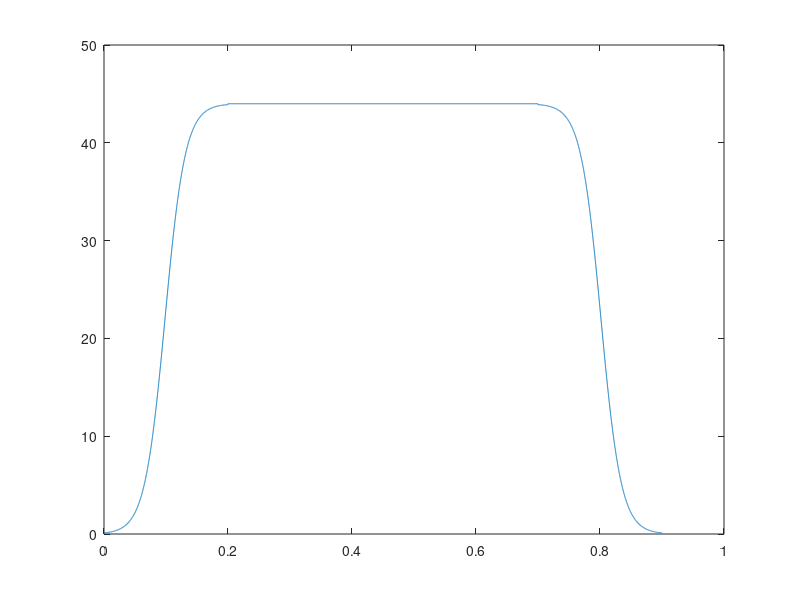

Write MATLAB code to recreate this figure.
u=[];
for i = 0:7000
    if i < 2000
        u(i+1) = (44./(1+exp(-61*(i/10000)+6)));
        u(9000-i) = u(i+1);
    else
        u(i) = 44;
    end
            
end
x = (0:1:8999);
plot(x/10000,u)